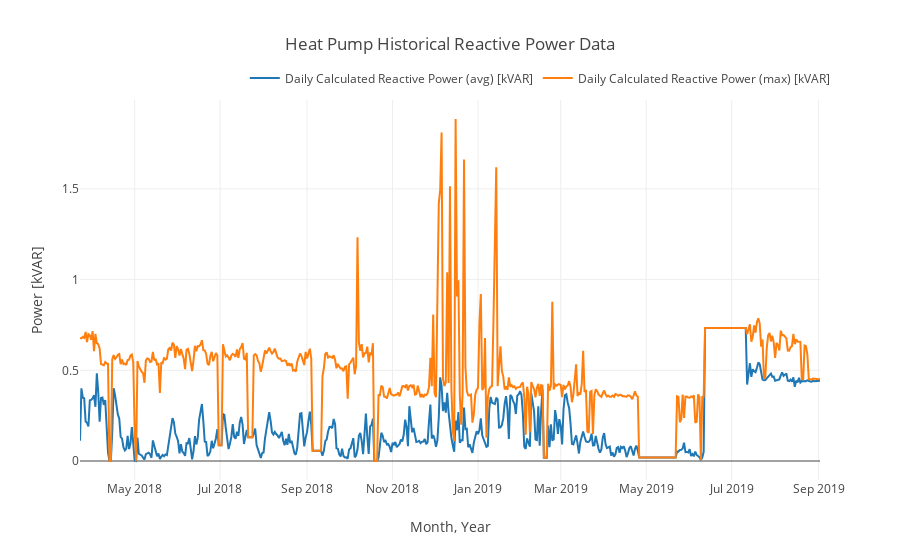

Write notebook code for a chart like this one.
### Code cell
# Display heat pump Reactive Power over the time period
data_name = 'Daily Calculated Reactive Power (avg) [kVAR]'
fig = go.Figure()
fig.add_trace(go.Scatter(
    x=emcb_appliance_df_dict['AC_Compressor']['Date'],
    y=emcb_appliance_df_dict['AC_Compressor'][data_name],
    name=data_name))
data_name = 'Daily Calculated Reactive Power (max) [kVAR]'
fig.add_trace(go.Scatter(
    x=emcb_appliance_df_dict['AC_Compressor']['Date'],
    y=emcb_appliance_df_dict['AC_Compressor'][data_name],
    name=data_name))
fig.update_layout(xaxis_title="Month, Year", yaxis_title="Power [kVAR]",
                  title="Heat Pump Historical Reactive Power Data",
                  template="none", legend=dict(
                                    orientation="h",
                                    yanchor="bottom",
                                    y=1.02,
                                    xanchor="right",
                                    x=1.02))
fig.show()

### Figure 1 — Plotly figure (JSON) as saved in the notebook; plotly's stock layout.template omitted (floating-point values rounded to 4 significant figures; data arrays with more than 128 entries replaced by an {"elided": "..."} marker saying what was removed)
{"data": [{"name": "Daily Calculated Reactive Power (avg) [kVAR]", "type": "scatter", "x": {"elided": "529 str values"}, "y": {"elided": "529 float values"}}, {"name": "Daily Calculated Reactive Power (max) [kVAR]", "type": "scatter", "x": {"elided": "529 str values"}, "y": {"elided": "529 float values"}}], "layout": {"legend": {"orientation": "h", "x": 1.02, "xanchor": "right", "y": 1.02, "yanchor": "bottom"}, "title": {"text": "Heat Pump Historical Reactive Power Data"}, "xaxis": {"title": {"text": "Month, Year"}}, "yaxis": {"title": {"text": "Power [kVAR]"}}}}
